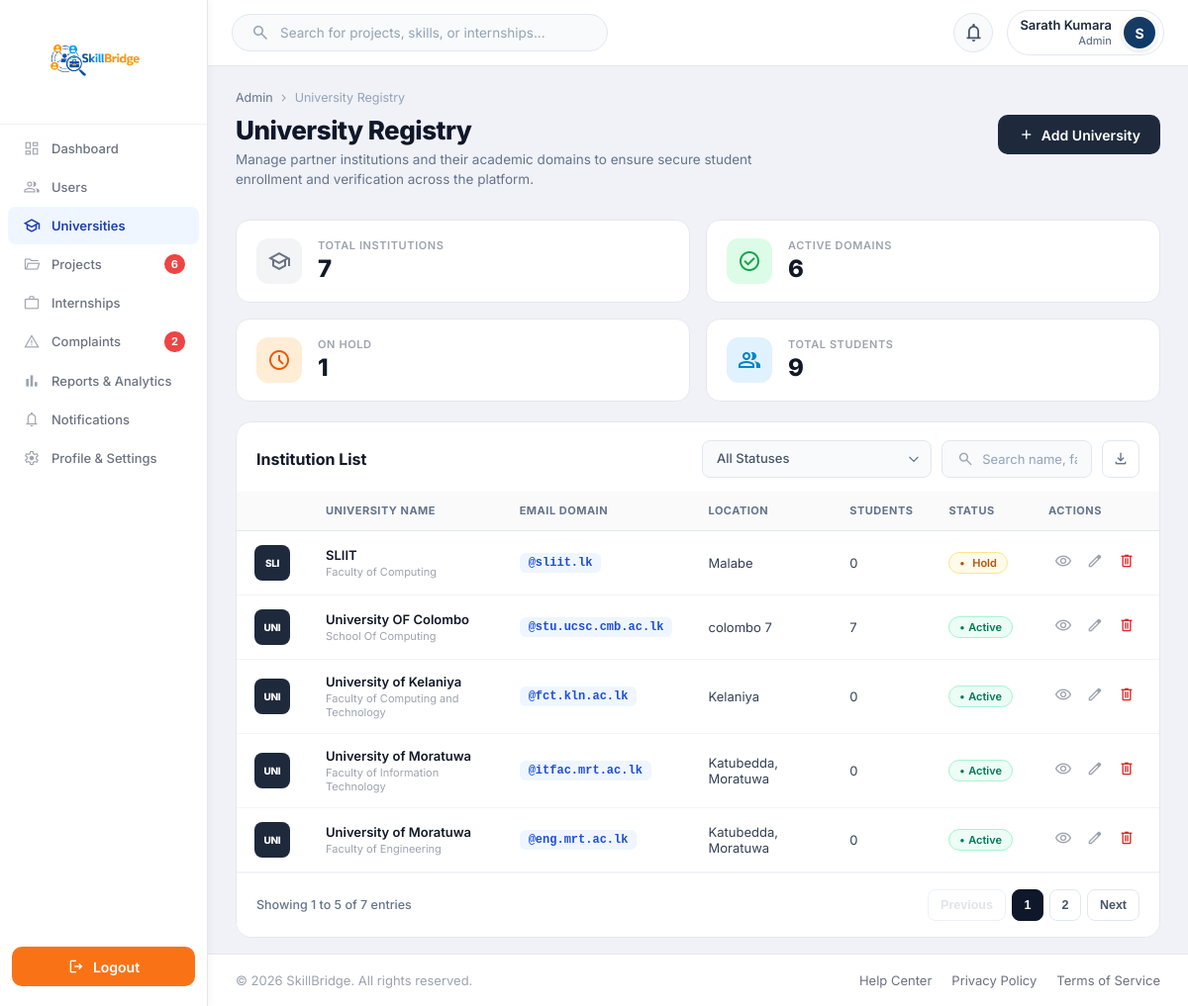
Page /Functions/Admin/university.php (signed in) on the committed database.
### tables this page shows
CREATE TABLE `user` (
  `Email` varchar(100) NOT NULL,
  `password` varchar(100) NOT NULL,
  `role` varchar(100) NOT NULL,
  `status` varchar(20) NOT NULL DEFAULT 'De-Active',
  `verification_code` varchar(20) NOT NULL,
  `created_at` timestamp NULL DEFAULT current_timestamp()
);

CREATE TABLE `universityemails` (
  `University` varchar(100) NOT NULL,
  `no` int(11) NOT NULL,
  `faculty` varchar(100) NOT NULL,
  `emailEx` varchar(100) NOT NULL,
  `Status` varchar(10) NOT NULL DEFAULT 'De-Active',
  `Location` varchar(100) DEFAULT NULL
);

### Session/Session.php (called while the page is built, shortened)
<?php
function current_user()
{
    return $_SESSION['user'] ?? null;
}

### Backend/Admin/university.php (called while the page is built, shortened)
<?php
require_once __DIR__ . '/loader.php';
$uniDB = new UniversityManagement($conn);
$uniResult = $uniDB->getAllUniversities('all', '');
$allUniversities = [];
if ($uniResult) {
    while ($r = $uniResult->fetch_assoc()) {
        $allUniversities[] = $r;
    }
}
$pageUniversities = $allUniversities;
?>

### Backend/Admin/Services/UniversityManagement.php (called while the page is built, shortened)
<?php
require_once __DIR__ . '/AdminDB.php';
class UniversityManagement extends AdminDB
{
    public function getStudentCountByDomain($domain)
    {
        $cleanDomain = ltrim(strtolower(trim($domain)), '@');
        return $this->runCount("SELECT COUNT(*) FROM student WHERE Email LIKE ?", "s", '%@' . $cleanDomain);
    }
    public function getAllUniversities($status = 'all', $search = '')
    {
        $sql = "SELECT * FROM universityemails WHERE 1=1";
        $sql .= " ORDER BY University ASC";
        return $this->runQuery($sql);
    }
}
?>

### Backend/Admin/Services/AdminDB.php (called while the page is built, shortened)
<?php
class AdminDB
{
    protected $conn;
    public function __construct($conn)
    {
        $this->conn = $conn;
    }
    protected function runCount($sql, $types = "", ...$params)
    {
        $stmt = $this->conn->prepare($sql);
        if ($types) $stmt->bind_param($types, ...$params);
        $stmt->execute();
        return $stmt->get_result()->fetch_row()[0];
    }
    protected function runQuery($sql, $types = "", ...$params)
    {
        $stmt = $this->conn->prepare($sql);
        $stmt->execute();
        return $stmt->get_result();
    }
}
?>

### Functions/Admin/Components/Common/AdminInit.php (called while the page is built, shortened)
<?php
require_once __DIR__ . "/../../../../Session/Session.php";
$targetBackend = $backendPage ?? basename($_SERVER['PHP_SELF']);
if (!empty($targetBackend)) {
    $backendFilePath = __DIR__ . "/../../../../Backend/Admin/" . $targetBackend;
    if (file_exists($backendFilePath)) {
        require_once $backendFilePath;
    }
}
include __DIR__ . "/../../../../Includes/admin_sidebar.php";
?>

### Functions/Admin/Components/Universities/UniversityTable.php (the view, shortened to what this page needs)
<div class="card-body" style="padding:0; overflow-x: auto;">
    <table class="data-table" id="univTable">
        <?php
            include dirname(__DIR__) . "/Common/TableHeder.php";
        ?>
        <tbody>
            <?php if (empty($pageUniversities)): ?>
                <tr>
                    <td colspan="7" style="text-align: center; padding: 40px; color: #94a3b8;">
                        <span class="material-symbols-outlined"
                            style="font-size: 40px; color: #cbd5e1; display:block; margin-bottom:8px;">search_off</span>
                        No universities found matching your criteria.
                    </td>
                </tr>
            <?php else: ?>
                <?php
                foreach ($pageUniversities as $row):
                    $initials = strtoupper(substr($row['University'], 0, 3));
                    $badgeCls = match (strtolower($row['Status'] ?? '')) {
                        'active' => 'active',
                        'hold' => 'hold',
                        'inactive', 'deactive' => 'inactive',
                        default => 'inactive'
                    };
                    ?>
                    <tr class="univ-row"
                        data-status="<?= htmlspecialchars($badgeCls) ?>"
                        data-search="<?= htmlspecialchars(strtolower($row['University'] . ' ' . ($row['faculty'] ?? '') . ' ' . $row['emailEx'] . ' ' . ($row['Location'] ?? '')), ENT_QUOTES) ?>">
                        <td>
                            <div class="university-logo mit" style="background:#1e293b;">
                                <?= htmlspecialchars($initials) ?></div>
                        </td>
                        <td>
                            <div class="university-name"><?= htmlspecialchars($row['University']) ?></div>
                            <div class="university-faculty"><?= htmlspecialchars($row['faculty'] ?? '') ?></div>
                        </td>
                        <td><span class="univ-domain-badge">@<?= htmlspecialchars($row['emailEx']) ?></span></td>
                        <td><?= htmlspecialchars($row['Location'] ?? '—') ?></td>
                        <?php $stuCount = $uniDB->getStudentCountByDomain($row['emailEx']); ?>
                        <td><?= $stuCount ?></td>
                        <td><span
                                class="badge-status <?= $badgeCls ?>"><?= htmlspecialchars($row['Status'] ?? '') ?></span>
                        </td>
                        <td>
                            <div class="univ-actions-cell">
                                <button class="action-btn" type="button" title="View Details" onclick="openViewModal(
                                '<?= htmlspecialchars(addslashes($row['University'])) ?>',
                                '<?= htmlspecialchars(addslashes($row['faculty'] ?? '')) ?>',
                                '<?= htmlspecialchars(addslashes($row['emailEx'])) ?>',
                                '<?= htmlspecialchars(addslashes($row['Location'] ?? '')) ?>',
                                '<?= $stuCount ?>',
                                '<?= htmlspecialchars(addslashes($row['Status'] ?? '')) ?>')">
                                    <span class="material-symbols-outlined"
                                        style="font-size:18px;">visibility</span>
                                </button>
                                <?php if (strcasecmp($row['Status'] ?? '', 'Inactive') !== 0): ?>
                                <button class="action-btn" type="button" title="Edit" onclick="openEditModal(
                                '<?= htmlspecialchars(addslashes($row['University'])) ?>',
                                '<?= htmlspecialchars(addslashes($row['faculty'] ?? '')) ?>',
                                '<?= htmlspecialchars(addslashes($row['emailEx'])) ?>',
                                '<?= htmlspecialchars(addslashes($row['Location'] ?? '')) ?>',
                                '<?= htmlspecialchars(addslashes($row['Status'] ?? '')) ?>')">
                                    <span class="material-symbols-outlined" style="font-size:18px;">edit</span>
                                </button>
                                <?php endif; ?>
                                <button class="action-btn" type="button" title="Delete" style="color:#dc2626;"
                                    data-status="<?= htmlspecialchars(trim($row['Status'] ?? '')) ?>"
                                    onclick="openDeleteModal('<?= htmlspecialchars(addslashes($row['emailEx'])) ?>', '<?= htmlspecialchars(addslashes($row['University'])) ?>', <?= (int)$stuCount ?>, '<?= htmlspecialchars(addslashes($row['faculty'] ?? '')) ?>', '<?= htmlspecialchars(addslashes($row['Location'] ?? '')) ?>', '<?= htmlspecialchars(addslashes(trim($row['Status'] ?? ''))) ?>')">
                                    <span class="material-symbols-outlined" style="font-size:18px;">delete</span>
                                </button>
                            </div>
                        </td>
                    </tr>
                <?php endforeach; ?>
            <?php endif; ?>
        </tbody>
    </table>
</div>

### Includes/dash_header.php (shortened to what this page needs)
<?php
require_once __DIR__ . '/../Session/Session.php';
require_once __DIR__ . '/../Config/db.php';
$user = function_exists('current_user') ? current_user() : null;
$name = "User";
$role = "Student";
$image = null;
if($user && isset($conn)){
    $name = $user['username'] ?? $user['Name'] ?? "User";
    $email = $user['Email'] ?? $user['email'] ?? null;
    if(!empty($user['role'])){
        $role = ucfirst($user['role']);
    }
    if($email){
        $sql = "
            SELECT
                u.Email,
                u.role,
                COALESCE(s.Name, a.Name,c.Name, o.Name) AS db_name,
                COALESCE(s.profile_image, a.profile_image, c.profile_img) AS profile_image
            FROM user u
            LEFT JOIN student s ON u.Email = s.Email
            LEFT JOIN admin a ON u.Email = a.Email
            LEFT JOIN company c ON u.Email = c.Email
            LEFT JOIN organization o ON u.Email = o.Email
            WHERE u.Email = ?
            LIMIT 1
        ";
        $stmt = $conn->prepare($sql);
        if($stmt){
            $stmt->bind_param("s", $email);
            $stmt->execute();
            $result = $stmt->get_result();
            if($data = $result->fetch_assoc()){
                if(!empty($data['db_name'])){
                    $name = $data['db_name'];
                }
                if(!empty($data['role'])){
                    $role = ucfirst($data['role']);
                }
                if(!empty($data['profile_image'])){
                    $image = $data['profile_image'];
                }
            }
        }
    }
}
$initial = !empty(trim($name)) ? strtoupper(mb_substr(trim($name), 0, 1)) : 'U';
$base_url = $GLOBALS['BASE_URL'] ?? '/Skill_Bridge_Group_Project';
$currentRoleFolder = ucfirst($role ?: "Student");
$profile_dir = is_dir(__DIR__ . '/../Functions/' . $currentRoleFolder)
    ? 'Functions/' . $currentRoleFolder
    : 'Functions/Dashboards/' . ($role ?: 'Student');
$profile_file = __DIR__ . '/../' . $profile_dir . '/profile.php';
$profile_url = file_exists($profile_file)
    ? $base_url . "/" . $profile_dir . "/profile.php"
    : "";
$image_src = null;
if (!empty($image)) {
    if (str_starts_with($image, 'http://') || str_starts_with($image, 'https://') || str_starts_with($image, '/')) {
        $image_src = $image;
    } elseif (file_exists(__DIR__ . '/../Assets/Images/Admin/' . $image)) {
        $image_src = $base_url . '/Assets/Images/Admin/' . htmlspecialchars($image);
    } elseif (file_exists(__DIR__ . '/../Assets/Images/Student/' . $image)) {
        $image_src = $base_url . '/Assets/Images/Student/' . htmlspecialchars($image);
    } elseif (file_exists(__DIR__ . '/../Assets/Images/Company/' . $image)) {
        $image_src = $base_url . '/Assets/Images/Company/' . htmlspecialchars($image);
    } elseif (file_exists(__DIR__ . '/../uploads/' . $image)) {
        $image_src = $base_url . '/uploads/' . htmlspecialchars($image);
    } else {
        $targetFolder = ($role === 'Admin') ? 'Admin' : (($role === 'Company') ? 'Company' : 'Student');
        $image_src = $base_url . '/Assets/Images/' . $targetFolder . '/' . htmlspecialchars($image);
    }
}
?>
<link rel="stylesheet" href="<?php echo $base_url; ?>/Assets/CSS/header.css?v=<?php echo time(); ?>">
<header class="top-header">
    <div class="header-left">
        <div class="search-box">
            <span class="material-symbols-outlined">search</span>
            <input type="text" id="globalDashboardSearch" placeholder="Search for projects, skills, or internships...">
        </div>
    </div>
    <div class="header-right">
        <div class="notification-wrapper">
            <button class="notification" onclick="toggleNotifications(event)" title="Notifications" aria-label="Notifications" type="button">
                <span class="material-symbols-outlined">notifications</span>
            </button>
        </div>
        <div class="profile" <?php if (!empty($profile_url)): ?>onclick="window.location.href='<?php echo htmlspecialchars($profile_url); ?>'" title="Edit Profile & Settings"<?php endif; ?>>
            <div class="profile-info">
                <h4><?php echo htmlspecialchars($name); ?></h4>
                <small><?php echo htmlspecialchars($role); ?></small>
            </div>
            <?php if(!empty($image_src)): ?>
                <div class="profile-avatar default-avatar" style="display:none;">
                    <?php echo htmlspecialchars($initial); ?>
                </div>
            <?php else: ?>
                <div class="profile-avatar default-avatar">
                    <?php echo htmlspecialchars($initial); ?>
                </div>
            <?php endif; ?>
        </div>
    </div>
</header>

### Assets/CSS/dashboard.css (style rules this page uses)
* { margin: 0; padding: 0; box-sizing: border-box; scrollbar-width: none; -ms-overflow-style: none; }
body { font-family: 'Inter', sans-serif; background-color: #f0f2f8; margin: 0; padding: 0; min-height: 100vh; color: #1a1a2e; overflow-x: hidden; }
.card-body { padding: 0 20px 20px; }
.data-table { width: 100%; border-collapse: separate; border-spacing: 0; }
.data-table td { padding: 12px 14px; font-size: 13px; color: #374151; border-bottom: 1px solid #f3f4f6; vertical-align: middle; }
.badge-status { display: inline-flex; align-items: center; gap: 4px; padding: 3px 10px; border-radius: 20px; font-size: 11px; font-weight: 600; }
.badge-status.active { background: #ecfdf5; color: #047857; border: 1px solid #a7f3d0; }
.badge-status.active::before { content: '●'; font-size: 8px; }
.action-btn { background: none; border: none; cursor: pointer; color: #9ca3af; font-size: 18px; padding: 4px 6px; border-radius: 6px; transition: all 0.2s; line-height: 1; }

### Assets/CSS/Admin/index.css (style rules this page uses)
.data-table, .pm-table, .im-table, .cm-table, .ra-table, .univ-table, .user-table { width: 100%; border-collapse: collapse; min-width: 800px; text-align: left; background: #ffffff; }
.data-table tbody tr, .pm-table tbody tr, .im-table tbody tr, .cm-table tbody tr, .ra-table tbody tr, .univ-table tbody tr, .user-table tbody tr { border-bottom: 1px solid #f1f5f9; transition: background 0.15s ease; }
.data-table td, .pm-table td, .im-table td, .cm-table td, .ra-table td, .univ-table td, .user-table td { padding: 14px 18px; font-size: 13px; color: #334155; vertical-align: middle; }

### Assets/CSS/Admin/university.css (style rules this page uses)
.university-faculty, .univ-sub-location { font-size: 11px; color: #9ca3af; margin-top: 2px; }
.univ-domain-badge { display: inline-flex; align-items: center; padding: 3px 9px; background: #eff6ff; color: #1d4ed8; border-radius: 6px; font-size: 12px; font-weight: 600; font-family: 'Courier New', monospace; }
.badge-status.hold { background: #fffbeb; color: #b45309; border: 1px solid #fde68a; }
.badge-status.hold::before { content: '●'; font-size: 8px; margin-right: 4px; color: #b45309; }
.univ-actions-cell { display: flex; align-items: center; gap: 2px; }
.university-logo { width: 36px; height: 36px; border-radius: 8px; display: flex; align-items: center; justify-content: center; font-size: 10px; font-weight: 800; color: #fff; flex-shrink: 0; letter-spacing: -0.3px; }
.university-logo.mit { background: #1e293b; }
.university-name { font-weight: 600; color: #111827; font-size: 13px; }
.university-faculty { font-size: 11px; color: #9ca3af; margin-top: 2px; }

### rows in the picture
user: role "Admin"
universityemails: University "SLI", University "SLIIT", faculty "Faculty of Computing", emailEx "sliit.lk", Location "Malabe", stuCount "0", Status "Hold"
universityemails: University "UNI", University "University OF Colombo", faculty "School Of Computing", emailEx "stu.ucsc.cmb.ac.lk", Location "colombo 7", stuCount "7", Status "Active"
universityemails: University "UNI", University "University of Kelaniya", faculty "Faculty of Computing and Technology", emailEx "fct.kln.ac.lk", Location "Kelaniya", stuCount "0", Status "Active"
universityemails: University "UNI", University "University of Moratuwa", faculty "Faculty of Information Technology", emailEx "itfac.mrt.ac.lk", Location "Katubedda, Moratuwa", stuCount "0", Status "Active"
universityemails: University "UNI", University "University of Moratuwa", faculty "Faculty of Engineering", emailEx "eng.mrt.ac.lk", Location "Katubedda, Moratuwa", stuCount "0", Status "Active"

### other values in the picture
$activeProjectCount "6"
$activeComplaintsCount "2"
$name "Sarath Kumara"
$initial "S"
$breadcrumb "University Registry"
$title "University Registry"
$subtitle "Manage partner institutions and their academic domains to ensure secure student enrollment and verification across the platform."
$btnText "Add University"
$CardDetails["cardLabels"][$x] "TOTAL INSTITUTIONS"
$CardDetails["cardValues"][$x] "7"
$CardDetails["cardLabels"][$x] "ACTIVE DOMAINS"
$CardDetails["cardValues"][$x] "6"
$CardDetails["cardLabels"][$x] "ON HOLD"
$CardDetails["cardValues"][$x] "1"
$CardDetails["cardLabels"][$x] "TOTAL STUDENTS"
